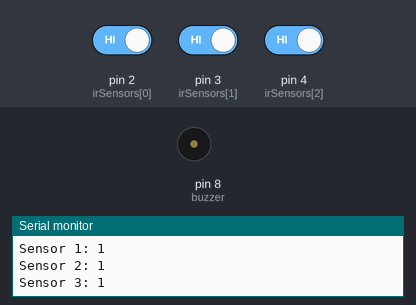
This sketch was run on a simulated Arduino Uno, built with avr-gcc and run on an emulated ATmega328P. On the bench: buzzer (waves = sounding), the last lines printed to the serial monitor. The inputs (shaded band) are chosen by the test bench; at power-on: pin 2 (irSensors[0]) HIGH, pin 3 (irSensors[1]) HIGH, pin 4 (irSensors[2]) HIGH. Not simulated (calls return 0 or success): arduino_secrets.h.

Above: at 1.2 s.
1.3 s: pin 2 (irSensors[0]) driven LOW
At 2.1 s:
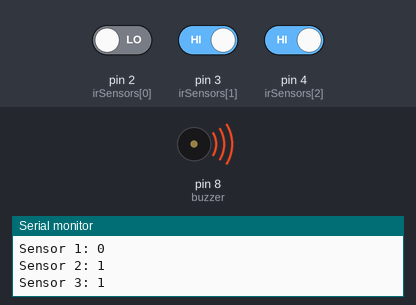
2.8 s: pin 3 (irSensors[1]) driven LOW
At 3.5 s:
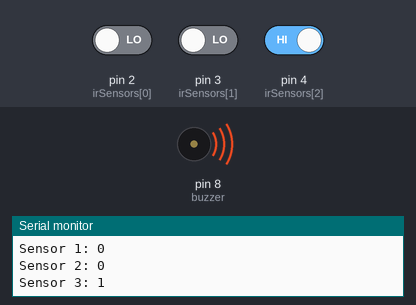
4.3 s: pin 4 (irSensors[2]) driven LOW
At 5.4 s:
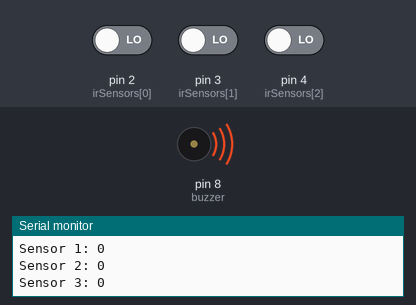
5.8 s: pin 2 (irSensors[0]) driven HIGH and pin 3 (irSensors[1]) driven HIGH
8.8 s: pin 4 (irSensors[2]) driven HIGH
At 9.8 s:
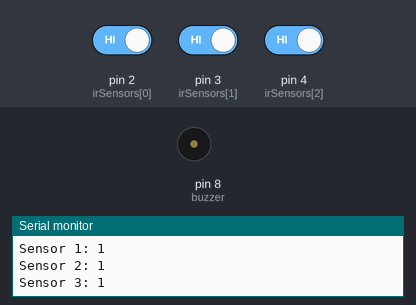
Timing chart, 0 to 11.8 s (numbered marks = the images above; inputs shaded):
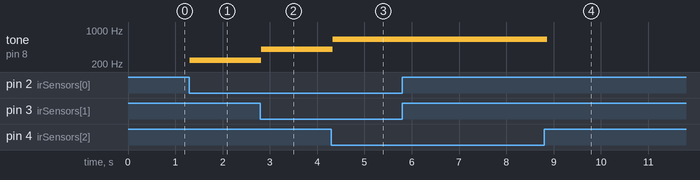

The sketch:

Ir_activated_Music_system.ino
```cpp
#include "arduino_secrets.h"

// IR sensor pins
const int irSensors[] = {2, 3, 4};  // Array of 3 IR sensor pins
const int numSensors = 3;           // Number of sensors

// Buzzer pin
const int buzzer = 8;

// Notes corresponding to each IR sensor: Sa, Re, Ga
const int notes[] = {240, 400, 650};  // Corresponding notes

void setup() {
  Serial.begin(9600);  // Initialize serial communication
  // Initialize IR sensor pins as inputs
  for (int i = 0; i < numSensors; i++) {
    pinMode(irSensors[i], INPUT);
  }
  // Initialize buzzer pin as output
  pinMode(buzzer, OUTPUT);
}

void loop() {
  bool sensorActivated = false;  // Track if any sensor is active

  // Check each IR sensor
  for (int i = 0; i < numSensors; i++) {
    int sensorState = digitalRead(irSensors[i]);  // Read the sensor state

    // Debugging: Print the sensor state
    Serial.print("Sensor ");
    Serial.print(i + 1);
    Serial.print(": ");
    Serial.println(sensorState);

    if (sensorState == LOW) {  // If sensor is triggered (LOW signal)
      tone(buzzer, notes[i]);  // Play the corresponding note
      sensorActivated = true;  // Set the flag if a sensor is activated
    }
  }

  // If no sensor is active, stop the buzzer
  if (!sensorActivated) {
    noTone(buzzer);  // Stop the buzzer
  }

  delay(100);  // Small delay to avoid rapid re-triggering
}
```

Measured:
- after the input at 1.3 s, tone on pin 8 (buzzer): silent → 240 Hz at once
- after the input at 2.8 s, tone on pin 8 (buzzer): 240 Hz → 400 Hz at once
- after the input at 4.3 s, tone on pin 8 (buzzer): 400 Hz → 650 Hz at once
- after the input at 8.8 s, tone on pin 8 (buzzer): 650 Hz → silent after 0.06 s
